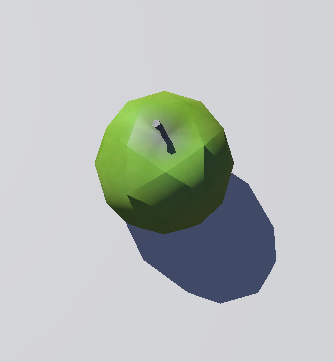
#> input picture test/green-cropped.png, 334 x 362 px, given in place of mask.png, which was not available
$ python main.py
#> lines starting #> are read from the running program, lines starting #| are printed output that depends on the picture; after the words box and inside, x2 and y2 are one past the last pixel; in counts of white or black regions, pixels touching at a corner belong together; pictures that were not available may be replaced by others from this repository, and a replacement may not be noted
### utils/img.py
from skimage.color import gray2rgb
import numpy as np


# [11 lines left out: function normalize_img, not called in this run]

### utils/contours.py
from skimage import io
import numpy as np


from skimage import measure
try:
    from perspective_transform import apply_transform
    from img import normalize_img
except ImportError:
    from utils.perspective_transform import apply_transform
    from utils.img import normalize_img

from skimage.draw import polygon2mask


def get_contours(image):
    return measure.find_contours(image, 0.8)


def get_masks_from_contours(image, contours):
    masks = []
    for contour in contours:
        # # Create an empty image to store the masked array
        # mask = np.zeros_like(image, dtype='bool')
        # # Create a contour image by using the contour coordinates rounded to their nearest integer value
        # mask[np.round(contour[:, 0]).astype('int'), np.round(contour[:, 1]).astype('int')] = 1
        # # Fill in the hole created by the contour boundary
        # mask = ndimage.binary_fill_holes(mask)
        # # Invert the mask since you want pixels outside of the region
        # # mask = ~mask
        mask = polygon2mask(image.shape, contour)
        masks.append(mask)
    return masks


def get_masked_image(image, masks):
    # get largest mask
    i = np.argmax([np.sum(mask.astype(np.uint8)) for mask in masks])

    if np.sum(masks[i].astype(np.uint8)) < 2000:
        return None
    mask = masks[i]
    masked = (image.copy()*255).astype(np.uint8)
    masked[~mask,:] = 255

    return masked, mask


# [33 lines that do not run on import are left out]

### main.py
from skimage import io
from skimage.transform import resize
from skimage.color import rgb2hsv, gray2rgb
from sklearn.model_selection import train_test_split
import numpy as np
import cv2
import glob
import os.path

from sklearn.linear_model import SGDClassifier
from sklearn.naive_bayes import MultinomialNB
import pandas as pd
import json

from utils.segmentation import get_segmentation_mask
from utils.contours import *
from utils.img import normalize_img
from utils.file import *

import matplotlib.pyplot as plt

X = []
Y = []

HISTO_BINS = 10


def get_rgb_histo(image, mask, bins):
    image = rgb2hsv(image)
    if np.max(image) > 1:
        range = (0,255)
    else:
        range = (0,1)

    masked_array_r = np.ma.masked_array(image[:,:,0], mask=~mask)
    masked_array_g = np.ma.masked_array(image[:,:,1], mask=~mask)
    masked_array_b = np.ma.masked_array(image[:,:,2], mask=~mask)

    histo_r = np.histogram(masked_array_r.compressed(), range=range, bins=bins, density=True)
    histo_g = np.histogram(masked_array_g.compressed(), range=range, bins=bins, density=True)
    histo_b = np.histogram(masked_array_b.compressed(), range=range, bins=bins, density=True)

    vector = np.hstack((histo_r[0], histo_g[0], histo_b[0]))

    return vector


def get_color_from_filename(filename):
    color = filename.split(".")[0].split("\\")[-1].split("/")[-1].split("-")[0]
    return color


# [49 lines left out: functions generate_dataset, save_contours, not called in this run]


# [8 lines of commented-out code are left out]
df = pd.read_json('dataset.json')
#> (reads dataset.json from the repository)
X = list(df['histo'])
Y = list(df['color'])
files = list(df['filename'])
print(df)


def get_model(X_train, y_train):
    # train
    clf = SGDClassifier()
    # clf = MultinomialNB()
    clf.fit(X_train, y_train)
    return clf


def eval_split_dataset():

    # split dataset into training and testing
    X_train, X_test, y_train, y_test = train_test_split(
        X, Y, test_size=0.02)

    clf = get_model(X_train, y_train)

    # test classifier on unknown image(s) from testing dataset
    predicted = clf.predict(X_test)
    print("Test:\t", y_test, '\n-->\t', predicted)

    # calculate ratio of correct predictions
    correct = np.zeros(len(X_test))
    for i in range(len(X_test)):
        correct[i] = 1 if (y_test[i] == predicted[i]) else 0
    print("Ratio of correct predictions:", np.round(np.sum(correct)/len(X_test),2))


def test_img(image_filename):
    image_orig = io.imread(image_filename)
    image = normalize_img(image_orig)

    y_test = get_color_from_filename(image_filename)


    image_value = image[:,:,2]
    contours = get_contours(image_value)
    masks = get_masks_from_contours(image_value, contours)
    masked, mask = get_masked_image(image,masks)
    io.imsave('test/masked-'+image_filename.split("\\")[-1].split("/")[-1], masked)


    histo = get_rgb_histo(masked, mask=mask, bins=HISTO_BINS)

    clf = get_model(X, Y)
    X_test = list(map(int, histo))
    predicted = clf.predict([X_test])
    print("Test:\t", y_test, '\n-->\t', predicted)

eval_split_dataset()

# test_img("test/green.png")
test_img("test/mask.png")
#> in test_img, image_orig is the input picture: shape (362, 334, 4); mean R, G, B, A 184.9, 190.5, 187.1, 255
#> in test_img, `image_value = image[:,:,2]`:
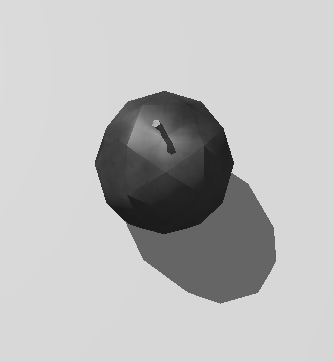
#> image_value: shape (362, 334) float64; min 0.102, max 0.859, mean 0.734
#> in test_img, `contours = get_contours(image_value)`: contours = 1 point arrays, longest 795 points
#> the loop in get_masks_from_contours, `for contour in contours: # # Create an empty image to store the masked..` made 1 pass
#> pass 1, in get_masks_from_contours, `mask = polygon2mask(image.shape, contour)`:
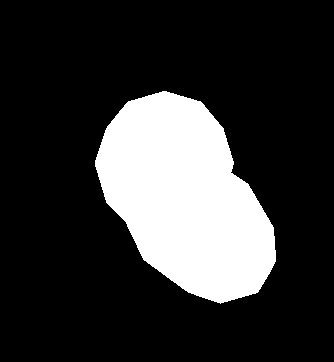
#> mask: shape (362, 334) bool; 20.7% white; 1 white region, box (x1, y1, x2, y2) and area: (95, 91, 276, 304) 25064
#> after the loop in get_masks_from_contours, `for contour in contours:`: masks = 1 item
#> in get_masked_image, `i = np.argmax([np.sum(mask.astype(np.uint8)) for mask in masks])`: i = 0
#> in get_masked_image, `masked[~mask,:] = 255`:
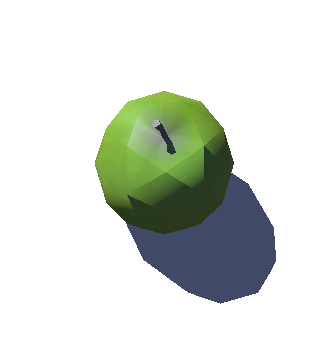
#> masked: shape (362, 334, 3); mean R, G, B 219.3, 224.2, 218.1
#> in get_rgb_histo, `image = rgb2hsv(image)`: image: shape (362, 334, 3) float64; mean of channels 0, 1, 2 0.0847, 0.0943, 0.889
#> in get_rgb_histo, `masked_array_r = np.ma.masked_array(image[:,:,0], mask=~mask)`:
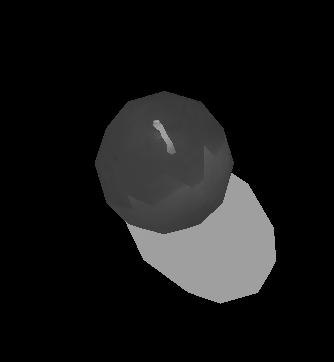
#> masked_array_r: shape (362, 334) float64; min 0, max 0.667, mean 0.0847
#> in get_rgb_histo, `masked_array_g = np.ma.masked_array(image[:,:,1], mask=~mask)`:
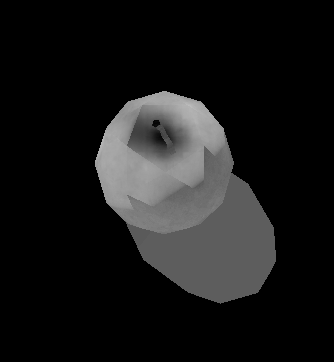
#> masked_array_g: shape (362, 334) float64; min 0, max 0.744, mean 0.0943
#> in get_rgb_histo, `masked_array_b = np.ma.masked_array(image[:,:,2], mask=~mask)`:
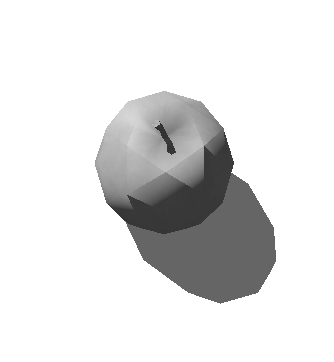
#> masked_array_b: shape (362, 334) float64; min 0.149, max 1, mean 0.889
#> in get_rgb_histo, `histo_r = np.histogram(masked_array_r.compressed(), range=range, bins=..`: histo_r = ([0, 0, 5.66, 0.194, 0.0227, 0.0339, 4.09, 0, 0, 0], [0, 0.1, 0.2, 0.3, 0.4, 0.5, 0.6, 0.7, 0.8, 0.9, 1])
#> in get_rgb_histo, `histo_g = np.histogram(masked_array_g.compressed(), range=range, bins=..`: histo_g = ([0.0391, 0.065, 0.255, 4.49, 1.73, 1.59, 1.81, 0.0192, 0, 0], [0, 0.1, 0.2, 0.3, 0.4, 0.5, 0.6, 0.7, 0.8, 0.9, 1])
#> in get_rgb_histo, `histo_b = np.histogram(masked_array_b.compressed(), range=range, bins=..`: histo_b = ([0, 0.0176, 1.83, 4.28, 0.354, 0.631, 1.55, 1.13, 0.205, 0], [0, 0.1, 0.2, 0.3, 0.4, 0.5, 0.6, 0.7, 0.8, 0.9, 1])
#> in get_rgb_histo, `vector = np.hstack((histo_r[0], histo_g[0], histo_b[0]))`: vector = 30 values, max 5.66 at index 2, min 0 at index 0, mean 1
#> in test_img, `histo = get_rgb_histo(masked, mask=mask, bins=HISTO_BINS)`: histo has the same summary as vector in get_rgb_histo
#> in test_img, `X_test = list(map(int, histo))`: X_test = 30 values, max 5 at index 2, min 0 at index 0, mean 0.767
#| Test:	 mask
#| -->	 ['green']
# test_img("test/green-cropped.png")
# test_img("test/green-cropped2.png")
